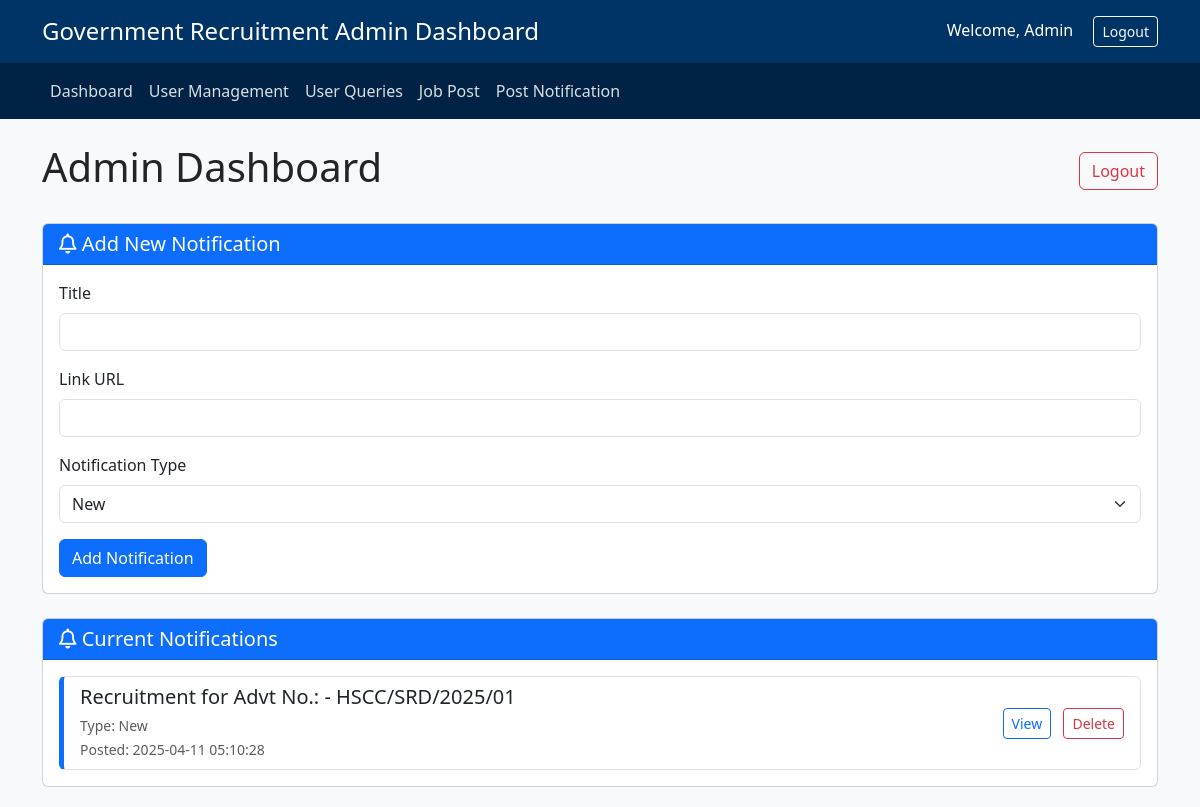
The app's page /admin/notification.php (signed in) with its own data.
### tables this page shows
CREATE TABLE `notifications` (
  `id` int(11) NOT NULL,
  `title` varchar(255) NOT NULL,
  `link` varchar(255) NOT NULL,
  `created_at` timestamp NOT NULL DEFAULT current_timestamp(),
  `is_active` tinyint(1) DEFAULT 1,
  `type` enum('new','reminder','result','alert') NOT NULL DEFAULT 'new'
);

### admin/notification.php (the view, shortened to what this page needs)
<?php
include 'db.php';
$notifications = $pdo->query("SELECT * FROM notifications ORDER BY created_at DESC")->fetchAll(PDO::FETCH_ASSOC);
include 'header.php';
?>
    <div class="container mt-4">
        <div class="d-flex justify-content-between align-items-center mb-4">
            <h1>Admin Dashboard</h1>
            <a href="admin_logout" class="btn btn-outline-danger">Logout</a>
        </div>
        <div class="card mb-4">
            <div class="card-header bg-primary text-white">
                <h2 class="h5 mb-0"><i class="fa-regular fa-bell"></i> Add New Notification</h2>
            </div>
            <div class="card-body">
                <form method="post">
                    <div class="mb-3">
                        <label for="title" class="form-label">Title</label>
                        <input type="text" class="form-control" id="title" name="title" required>
                    </div>
                    <div class="mb-3">
                        <label for="link" class="form-label">Link URL</label>
                        <input type="text" class="form-control" id="link" name="link" required>
                    </div>
                    <div class="mb-3">
                        <label for="type" class="form-label">Notification Type</label>
                        <select class="form-select" id="type" name="type" required>
                            <option value="new">New</option>
                        </select>
                    </div>
                    <button type="submit" name="add_notification" class="btn btn-primary">Add Notification</button>
                </form>
            </div>
        </div>
        <div class="card">
            <div class="card-header bg-primary text-white">
                <h2 class="h5 mb-0"><i class="fa-regular fa-bell"></i> Current Notifications</h2>
            </div>
            <div class="card-body">
                <?php if (empty($notifications)): ?>
                    <p class="text-muted">No notifications found.</p>
                <?php else: ?>
                    <div class="list-group">
                        <?php foreach ($notifications as $notification): ?>
                            <div class="list-group-item d-flex justify-content-between align-items-center type-<?= $notification['type'] ?>">
                                <div>
                                    <h5 class="mb-1"><?= htmlspecialchars($notification['title']) ?></h5>
                                    <small class="text-muted">Type: <?= ucfirst($notification['type']) ?></small><br>
                                    <small class="text-muted">Posted: <?= $notification['created_at'] ?></small>
                                </div>
                                <div>
                                    <a href="<?= htmlspecialchars($notification['link']) ?>" target="_blank" class="btn btn-sm btn-outline-primary me-2">View</a>
                                    <a href="?delete=<?= $notification['id'] ?>" onclick="return confirm('Are you sure?')" class="btn btn-sm btn-outline-danger">Delete</a>
                                </div>
                            </div>
                        <?php endforeach; ?>
                    </div>
                <?php endif; ?>
            </div>
        </div>
    </div>
</body>
</html>

### admin/style.css (style rules this page uses)
body { font-family: 'Segoe UI', Tahoma, Geneva, Verdana, sans-serif; background-color: #f8f9fa; }
.card { margin-bottom: 20px; }
.type-new { border-left: 5px solid #0d6efd; }

### records on screen
notifications: title "Recruitment for Advt No.: - HSCC/SRD/2025/01", type "New", created_at "2025-04-11 05:10:28"

### other values on screen
$_SESSION['admin_name'] "Admin"
